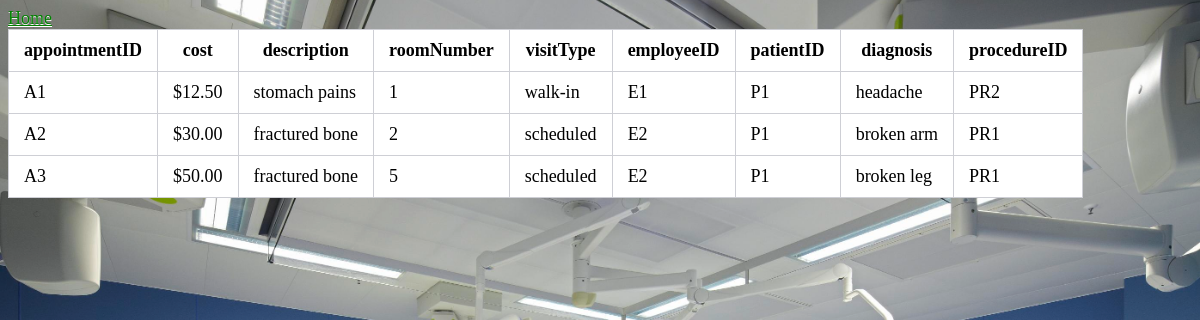
Before: /Appointments.php with the older database file.
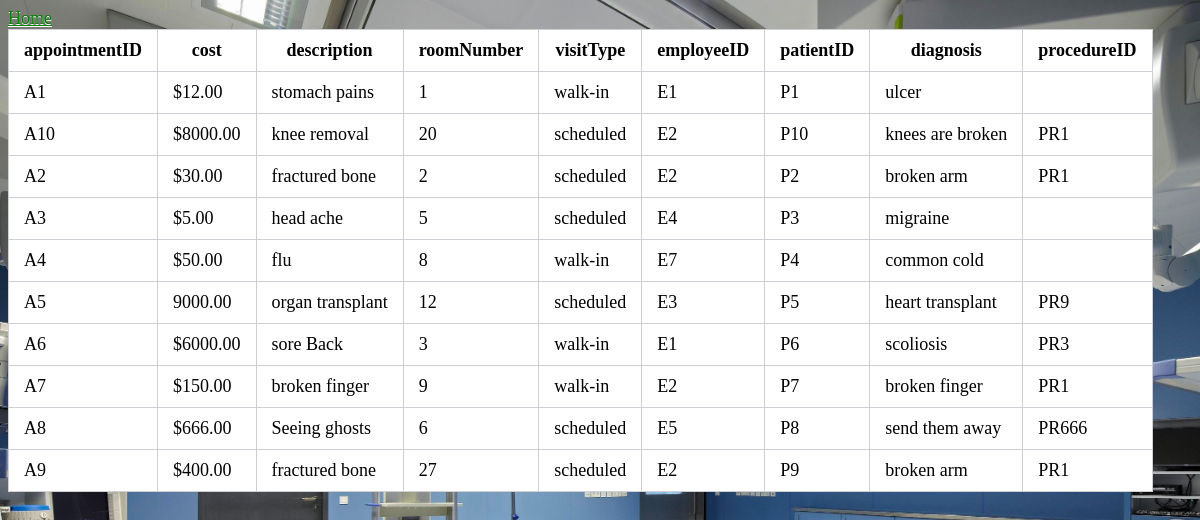
After: the same page with the newer database file.
### tables this page shows
CREATE TABLE `appointments` (
  `appointmentID` varchar(11) NOT NULL,
  `cost` varchar(10) DEFAULT NULL,
  `description` varchar(50) DEFAULT NULL,
  `roomNumber` int(11) DEFAULT NULL,
  `visitType` varchar(20) DEFAULT NULL,
  `employeeID` varchar(11) DEFAULT NULL,
  `patientID` varchar(11) DEFAULT NULL,
  `diagnosis` varchar(20) DEFAULT NULL,
  `procedureID` varchar(20) DEFAULT NULL
);

### Appointments.php (the view, shortened to what this page needs)
<!DOCTYPE html>
<html>
<head><link rel="stylesheet" href="style.css" type="text/css"></head>
<a href ="index.html">Home</a>
<body>
	<?php
	include('dbconnect.php');
$query ="SELECT * FROM appointments";
$result = mysqli_query($conn,$query);
echo
"<table>
<tr>
	<th> appointmentID</th>
	<th> cost</th>
	<th> description</th>
	<th> roomNumber</th>
	<th> visitType</th>
	<th> employeeID</th>
	<th> patientID</th>
	<th> diagnosis</th>
	<th> procedureID</th>
</tr>";
if ($result->num_rows > 0) {
while ($row = mysqli_fetch_assoc($result)){
	if ($row)
		echo "<tr><td>".$row["appointmentID"]."</td><td>".$row["cost"]."</td><td>".$row["description"]
	."</td><td>".$row["roomNumber"]."</td><td>".$row["visitType"]."</td><td>".$row["employeeID"]."</td><td>".$row["patientID"]
	."</td><td>".$row["diagnosis"]."</td><td>".$row["procedureID"]."</td></tr>";
}
}
else {
	echo "DIDN'T FIND ANYTHING";
}
echo
"</table>";
?>
</body>
</html>

Changed rows visible on the page:
changed appointments "stomach pains": cost "$12.50" → "$12.00"; diagnosis "headache" → "ulcer"; procedureID "PR2" → (not shown)
added appointments: appointmentID "A10", cost "$8000.00", description "knee removal", roomNumber "20", visitType "scheduled", employeeID "E2", patientID "P10", diagnosis "knees are broken", procedureID "PR1"
changed appointments "A2": patientID "P1" → "P2"
changed appointments "A3": cost "$50.00" → "$5.00"; description "fractured bone" → "head ache"; employeeID "E2" → "E4"; patientID "P1" → "P3"; diagnosis "broken leg" → "migraine"; procedureID "PR1" → (not shown)
added appointments: appointmentID "A4", cost "$50.00", description "flu", roomNumber "8", visitType "walk-in", employeeID "E7", patientID "P4", diagnosis "common cold"
added appointments: appointmentID "A5", cost "9000.00", description "organ transplant", roomNumber "12", visitType "scheduled", employeeID "E3", patientID "P5", diagnosis "heart transplant", procedureID "PR9"
added appointments: appointmentID "A6", cost "$6000.00", description "sore Back", roomNumber "3", visitType "walk-in", employeeID "E1", patientID "P6", diagnosis "scoliosis", procedureID "PR3"
added appointments: appointmentID "A7", cost "$150.00", description "broken finger", roomNumber "9", visitType "walk-in", employeeID "E2", patientID "P7", diagnosis "broken finger", procedureID "PR1"
added appointments: appointmentID "A8", cost "$666.00", description "Seeing ghosts", roomNumber "6", visitType "scheduled", employeeID "E5", patientID "P8", diagnosis "send them away", procedureID "PR666"
added appointments: appointmentID "A9", cost "$400.00", description "fractured bone", roomNumber "27", visitType "scheduled", employeeID "E2", patientID "P9", diagnosis "broken arm", procedureID "PR1"
